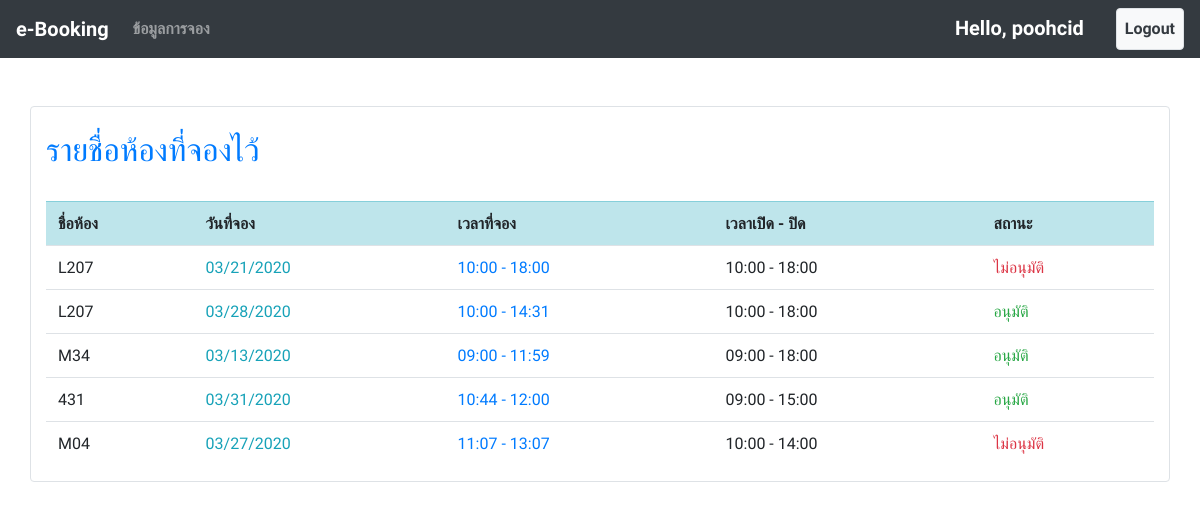
Page /book_list/ (signed in) on the committed database.
### booking/models.py (models this page shows, shortened)
class Booking(models.Model):
    room = models.ForeignKey(Room, on_delete=models.CASCADE, null=True)
    date = models.DateField()
    start_time = models.TimeField()
    end_time = models.TimeField(null=True)
    description = models.TextField()
    status = models.CharField(null=True, default=None, choices=(
        ("รออนุมัติ", "Unknow"),
        ("ไม่อนุมัติ", "No"),
        ("อนุมัติ", "Yes")
    ), max_length=100)
    status_remark = models.TextField(null=True, blank=True)
    book_by = models.ForeignKey(User, on_delete=models.CASCADE, null=True)
    book_date = models.DateField(auto_now=True)

class Room(models.Model):
    name = models.CharField(max_length=100)
    open_time = models.TimeField()
    close_time = models.TimeField()
    capacity = models.IntegerField(default=0)

### booking/views.py (the view)
# urls.py: path('book_list/', views.book_list, name="book_list"),
@login_required
@permission_required('booking.view_booking')
def book_list(request):
    context = {
        "books" : Booking.objects.filter(book_by=request.user).order_by('book_date')[::-1],
        "user" : request.user
    }
    return render(request, 'book_list.html', context=context)

### booking/templates/book_list.html
{% extends "base.html" %}
{% block content %}
    <br><br>
    <div class="container border rounded bg-white">
        <br>
        <h2 class="text-primary">รายชื่อห้องที่จองไว้</h2>
        <br>
        <table class="table">
            <tr class="table-Info">
                <th>ชื่อห้อง</th>
                <th>วันที่จอง</th>
                <th>เวลาที่จอง</th>
                <th>เวลาเปิด - ปิด</th>
                <th>สถานะ</th>
            </tr>
            {% for book in books %}
            <tr>
                <td>{{ book.room.name }}</td>
                <td class="text-info">{{ book.date|date:"SHORT_DATE_FORMAT" }}</td>
                <td class="text-primary">{{ book.start_time|date:"H:i" }} - {{ book.end_time|date:"H:i" }}</td>
                <td>{{ book.room.open_time|date:"H:i" }} - {{ book.room.close_time|date:"H:i" }}</td>
                <td><span class="text-{% if book.status == 'อนุมัติ' %}success{% endif %}{% if book.status == 'ไม่อนุมัติ' %}danger{% endif %}">
                        {% if book.status == 'ไม่อนุมัติ' %}
                        <a href="#" class="text-danger" onclick="alert('เพราะ {{ book.status_remark }}')">{{ book.status }}</a>
                        {% else %}
                        {{ book.status|default_if_none:"รออนุมัติ" }}
                        {% endif %}
                    </span>
                </td>
            </tr>
            {% endfor %}
        </table>
    </div>
{% endblock content %}

### templates/base.html (shortened to what this page needs)
{% load static %}
<html lang="en">
<head>
    <link rel="stylesheet" href="{% static 'css/bootstrap.min.css' %}">
    <link rel="stylesheet" href="{% static 'css/gijgo.css' %}" />
    <link rel="stylesheet" href="{% static 'css/gijgo.min.css' %}" />
</head>
</head>
<body>
    <nav class="navbar navbar-expand-sm bg-dark navbar-dark">
        <a class="navbar-brand" href="\">e-Booking</a>
        <div class="collapse navbar-collapse" id="collapsibleNavbar">
            <ul class="navbar-nav">
                {% if user.is_authenticated %}
                    {% if perms.booking.view_booking %}
                    <li class="nav-item">
                        <a class="nav-link" href="/book_list/">ข้อมูลการจอง</a>
                    </li>
                    {% endif %}
                {% endif %}
            </ul>
            <ul class="navbar-nav ml-auto">
                {% if user.is_authenticated %}
                    <li class="nav-item"><span class="navbar-brand">Hello, {{ user.username }}</span></li>
                    <li class="nav-item"></li>
                    <li class="nav-item"><a href="/account/book_logout/" class="nav-link bg-light text-dark border rounded">Logout</a></li>
                {% else %}
                    <li class="nav-item"><a href="/account/book_register/" class="nav-link bg-light text-dark border rounded">Sign up</a></li>
                    <li class="nav-item"><span class="navbar-brand text-dark"></span></li>
                    <li class="nav-item"><a href="/account/book_login/" class="nav-link">Login</a></li>
                {% endif %}
            </ul>
        </div>
    </nav>
    {% block content %}
    {% endblock content %}
</body>
</html>

### templates/base.html (style rules this page uses)
nav { font-weight: bold; }
body { font-family: 'Prompt', sans-serif; }

### rows in the picture
Booking: room.name "L207", date "03/21/2020", start_time "10:00", end_time "18:00", room.open_time "10:00", room.close_time "18:00", status "ไม่อนุมัติ"
Booking: room.name "L207", date "03/28/2020", start_time "10:00", end_time "14:31", room.open_time "10:00", room.close_time "18:00", status "อนุมัติ"
Booking: room.name "M34", date "03/13/2020", start_time "09:00", end_time "11:59", room.open_time "09:00", room.close_time "18:00", status "อนุมัติ"
Booking: room.name "431", date "03/31/2020", start_time "10:44", end_time "12:00", room.open_time "09:00", room.close_time "15:00", status "อนุมัติ"
Booking: room.name "M04", date "03/27/2020", start_time "11:07", end_time "13:07", room.open_time "10:00", room.close_time "14:00", status "ไม่อนุมัติ"

### other values in the picture
{{ user.username }} "poohcid"
